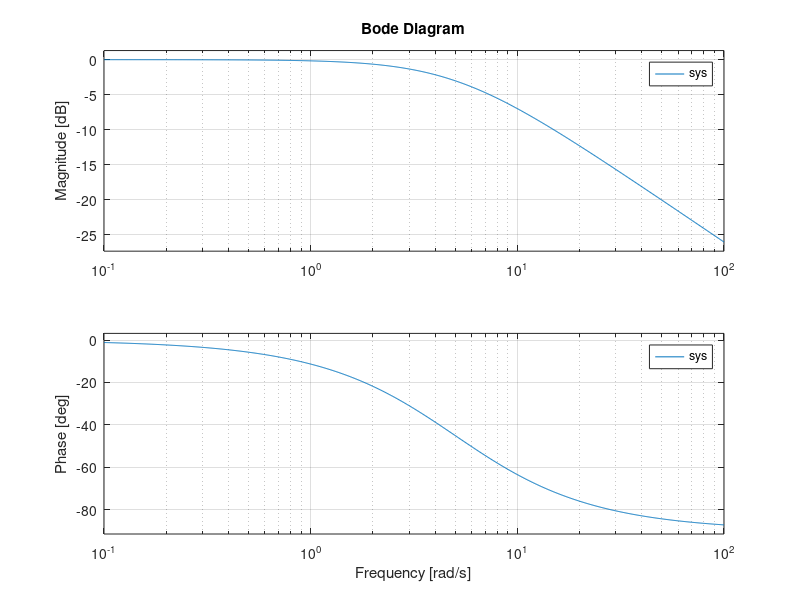
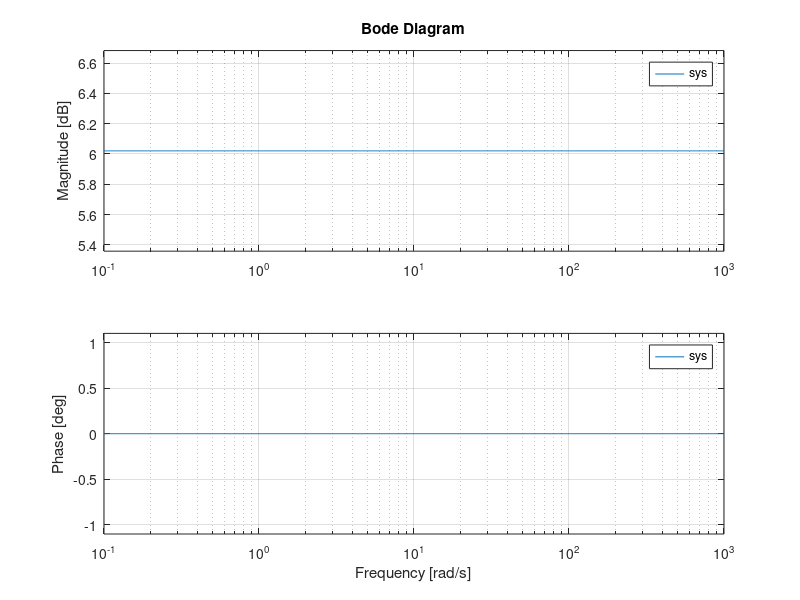
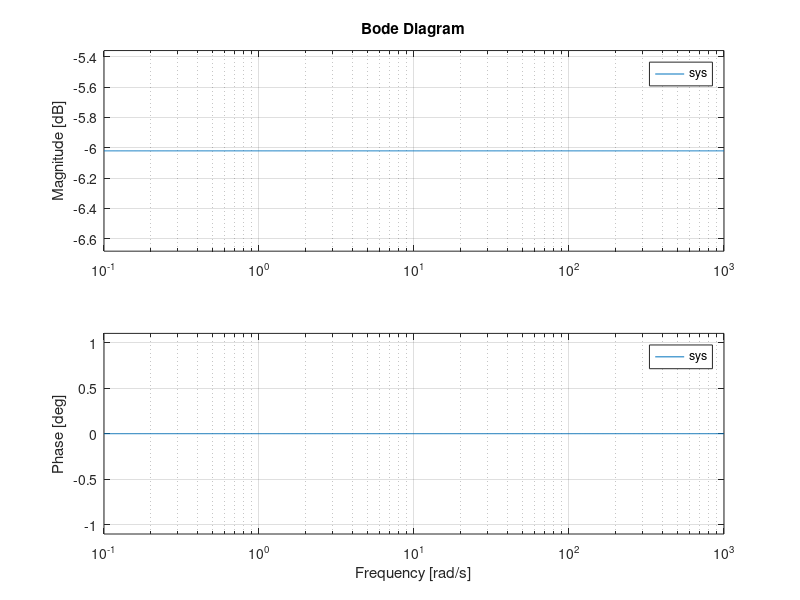
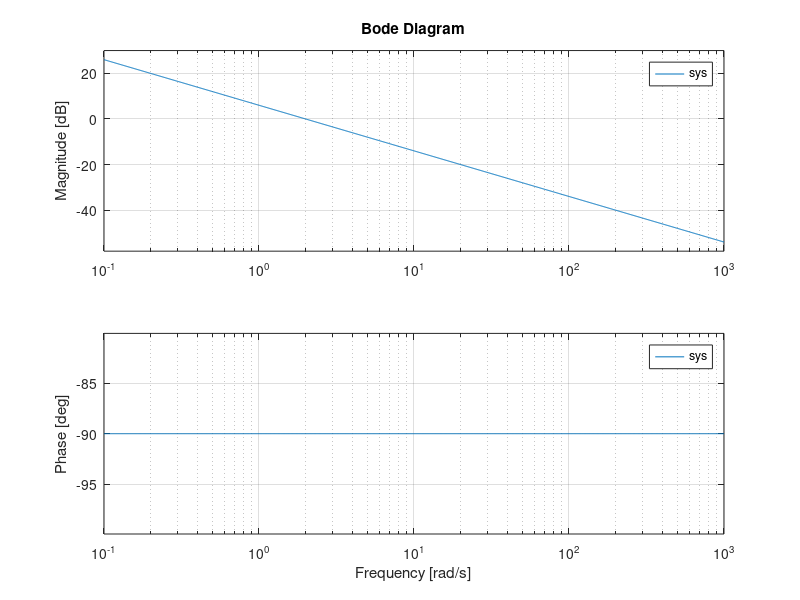

Write MATLAB code to recreate these figures, in order.
%%%%%%%%%%%%%%%%%%%%%%%%%%%%%%%%%%%%%%%%%%%%%
%% 《控制之美-卷一(第二版)》 代码
%% 作者：王天威
%% 清华大学出版社
%% 程序名称：9-1_Bodeplot_Examples.m
%% 程序功能：伯德图举例
%%%%%%%%%%%%%%%%%%%%%%%%%%%%%%%%%%%%%%%%%%%%%
%% 程序初始化，清空工作空间，缓存，
clear all;
close all;
clc;
% 读取Octave控制数据库（注：如使用Matlab，可删除或注释掉本行代码）
pkg load control;
%
%%例子1
%%一阶系统 Gs = 1/(1/5s+1)
figure(1, 'position',[200 200 800 600]);
sys = tf ([1],[1/5 1]);
bode(sys)
%%
%%比例控制 Cs = 2
figure(2, 'position',[200 200 400 600]);
sys = pidstd(2)
bode(sys)

%%比例控制 Cs = 0.5
figure(3, 'position',[200 200 400 600]);
sys = pidstd(0.5)
bode(sys)
%%
%% 积分控制 Cs = 1/0.5s
figure(4, 'position',[200 200 800 600]);
sys = tf([1],[0.5 0]);
bode(sys)
%
%%% 比例积分控制 Cs = 1*(1+1/s)
figure(5, 'position',[200 200 800 600]);
sys = pidstd(1,1,0)
bode(sys)
%
%%比例微分控制 Cs = 1*(1+0.2s)
figure(6, 'position',[200 200 800 600]);
sys = pidstd(1,inf,0.2)
bode(sys)
%
%%比例积分微分控制 Cs = 1*(1+1/s+0.1s)
figure(7, 'position',[200 200 800 600]);
sys = pidstd(1,1,0.1)
bode(sys)
%
%%超前补偿器 Cs = (s+1)*(s+10)
figure(8, 'position',[200 200 800 600]);
sys = tf([1 1],[1 10]);
bode(sys)

%%滞后补偿器 Cs = (.1s+1)*(s+1)
figure(9, 'position',[200 200 800 600]);
sys = tf([.1 1],[1 1]);
bode(sys)
